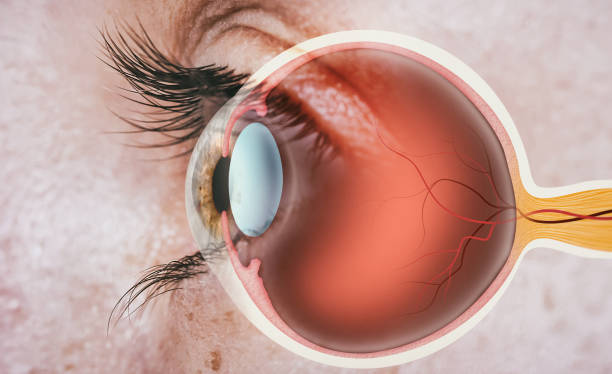
#> input picture eye img.jpeg, 612 x 374 px, found by its file name
$ python histo.py
#> lines starting #> are read from the running program, lines starting #| are printed output that depends on the picture
import cv2
import matplotlib.pyplot as plt

img = cv2.imread(r"C:\Image_processing\eye img.jpeg")  # loaded as BGR
#> img is the input picture: shape (374, 612, 3); mean B, G, R 147.6, 156.1, 194.6

colors = ('b', 'g', 'r')  # matches OpenCV's channel order

plt.figure(figsize=(8, 5))
for i, col in enumerate(colors):
    hist = cv2.calcHist([img], [i], None, [256], [0, 256])
    plt.plot(hist, color=col)
    plt.xlim([0, 256])

plt.title('Color Histogram')
plt.xlabel('Pixel Intensity')
plt.ylabel('Frequency')
plt.show()
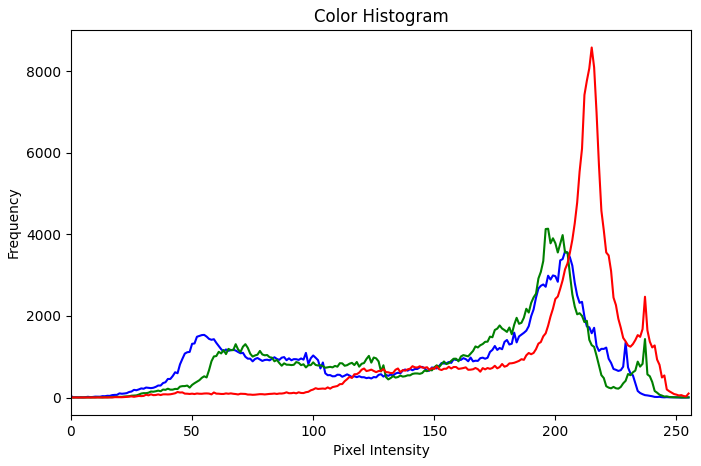
#> figure drawn by matplotlib, 1 panel; curve peaks at x = 204, y = 3585; curve peaks at x = 197, y = 4141; curve peaks at x = 215, y = 8587
